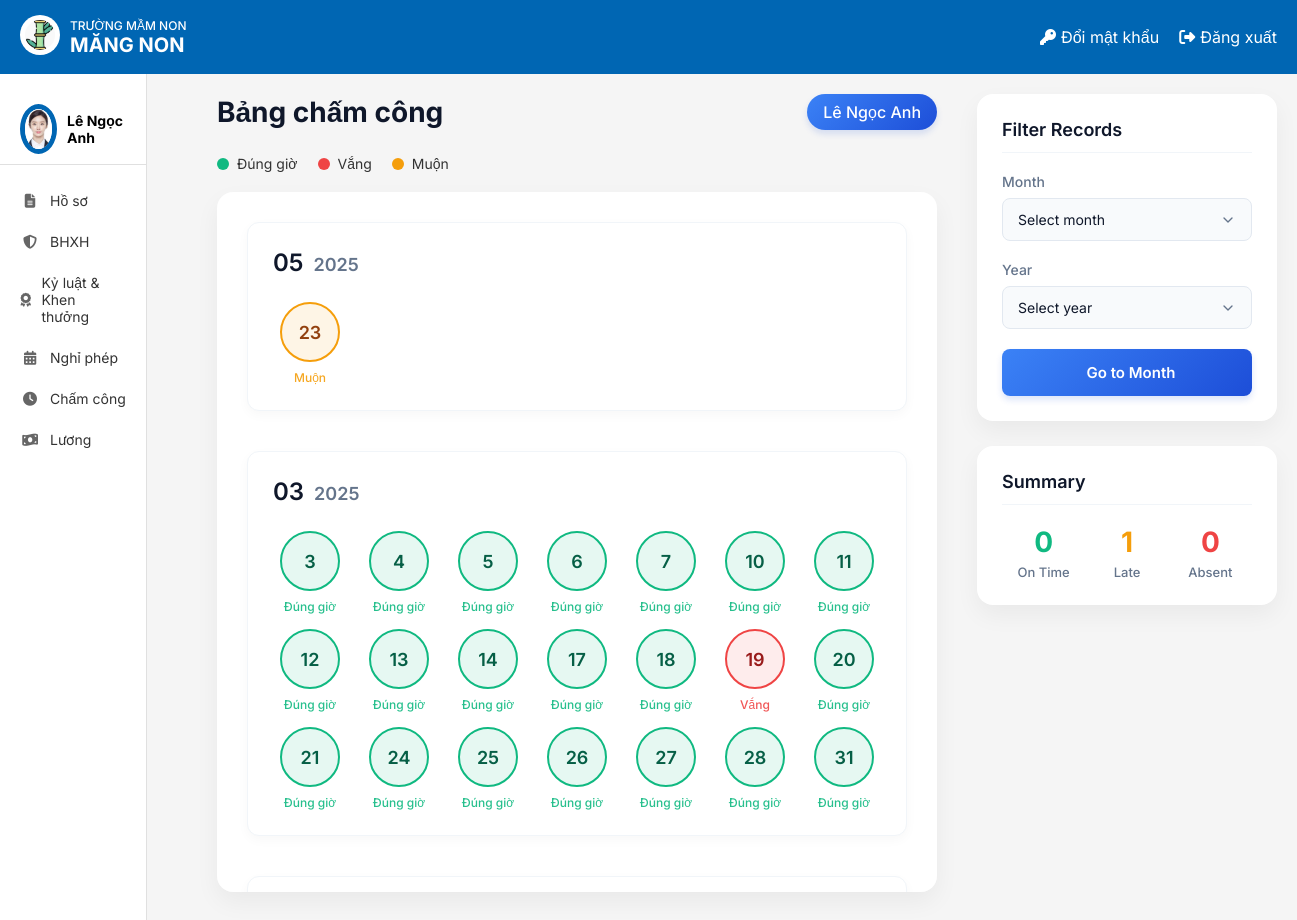
/chamcong/ (signed in), run on the app's committed database.
### HOME/models.py (models this page shows, shortened)
class NhanVien(models.Model):
 user = models.OneToOneField(User, on_delete=models.CASCADE, unique=True, null=False, related_name='nhanvien_home')
 ten_nv = models.CharField(max_length=100)
 anh_ca_nhan = models.ImageField(upload_to='nhanvien/', null=True, blank=True)
 gioi_tinh = models.CharField(max_length=10, choices=[('2', 'Nam'), ('1', 'Nữ')],default='1')
 ngay_sinh = models.DateField(null=True)
 vi_tri_cong_viec = models.CharField(max_length=100, blank=True, null=True)
 to_phong_ban = models.CharField(max_length=50, choices=TO_PHONG_BAN_CHOICES)
 trinh_do_hoc_van = models.CharField(max_length=50, choices=TRINH_DO_HOC_VAN_CHOICES)
 chuyen_nganh = models.CharField(max_length=100, null=True)
 noi_dao_tao = models.CharField(max_length=100)
 nam_tn = models.IntegerField(null=True)
 ngay_cap = models.DateField(null=True)
 noi_cap = models.CharField(max_length=100)
 dia_chi_tam_tru = models.TextField(null=True)
 chuc_vu = models.CharField(max_length=150, null=True)
 so_dien_thoai = models.CharField(
     max_length=10,
     unique=True)
 email = models.EmailField(unique=True, max_length=50, null=True)
 so_cccd = models.CharField(
     max_length=12,
     unique=True
 )
 phu_caps = models.ManyToManyField(PhuCap, through='PhuCapNhanVien',blank=True)
 class Meta:
     db_table = 'HOME_nhanvien'

class ChamCong(models.Model):
  TRANG_THAI_CHOICES = [
      (0, "Đúng giờ"),
      (1, "Nghỉ"),
      (2, "Muộn"),
  ]
  nhan_vien = models.ForeignKey(NhanVien, on_delete=models.CASCADE)
  gio_vao = models.TimeField(null=True, blank=True, verbose_name="Giờ Vào")
  gio_ra = models.TimeField(null=True, blank=True, verbose_name="Giờ Ra")
  ngay = models.IntegerField(verbose_name="Ngày")
  thang = models.IntegerField(verbose_name="Tháng")
  nam = models.IntegerField(verbose_name="Năm")
  trang_thai = models.IntegerField(choices=TRANG_THAI_CHOICES, verbose_name="Trạng Thái")
  class Meta:
      unique_together = ("nhan_vien", "ngay", "thang", "nam")  # Đảm bảo mỗi nhân viên chỉ có một bản ghi mỗi ngày
      ordering = ["nam", "thang", "ngay"]

### chamcong/views.py (the view, shortened to what this page needs)
# urls.py: path('chamcong/', views.cham_cong_view, name='cham_cong'),
@login_required
def cham_cong_view(request, nhanvien_id=None):
    current_user = get_object_or_404(NhanVien, user=request.user)
    if current_user.vi_tri_cong_viec == 'Nhân sự' and nhanvien_id:
        nhan_vien = get_object_or_404(NhanVien, id=nhanvien_id)
    else:
        nhan_vien = current_user
    cham_cong_data = ChamCong.objects.filter(nhan_vien=nhan_vien)
    cham_cong_theo_thang = {}
    all_months = set()
    all_years = set()
    for record in cham_cong_data:
        year = record.nam
        month = record.thang
        day = record.ngay
        year_month = f"{year}-{month:02d}"
        if year_month not in cham_cong_theo_thang:
            cham_cong_theo_thang[year_month] = {}
        cham_cong_theo_thang[year_month][day] = record
        all_months.add(month)
        all_years.add(year)
    sorted_cham_cong_theo_thang = sorted(
        cham_cong_theo_thang.items(),
        key=lambda x: (int(x[0].split('-')[0]), int(x[0].split('-')[1])),
        reverse=True
    )
    months = sorted(all_months)
    years = sorted(all_years)
    return render(request, 'ChamCong/cham_cong.html', {
        'is_super': current_user.vi_tri_cong_viec == 'Nhân sự',
        'nhan_vien_duoc_xem': nhan_vien,
        'nhan_vien' : current_user,
        'cham_cong_theo_thang': sorted_cham_cong_theo_thang,
        'months': months,
        'years': years
    })

### templates/ChamCong/cham_cong.html (shortened to what this page needs)
{% extends "home.html" %}
{% block page_background %}
<div class="attendance-page">
  {% load static %}
  <div class="container">
    <div class="calendar-column">
      <div class="header-section">
        <h2 class="header-title">Bảng chấm công</h2>
        <div class="employee-badge">
          <span class="employee-name">{{ nhan_vien_duoc_xem.ten_nv }}</span>
        </div>
      </div>
      <div class="status-legend">
        <div class="legend-item">
          <span class="legend-dot on-time"></span>
          <span>Đúng giờ</span>
        </div>
        <div class="legend-item">
          <span class="legend-dot absent"></span>
          <span>Vắng </span>
        </div>
        <div class="legend-item">
          <span class="legend-dot late"></span>
          <span>Muộn</span>
        </div>
      </div>
      <div class="calendar-wrapper">
        {% for year_month, days in cham_cong_theo_thang %}
          {% with year_month|slice:":4" as year %}
          {% with year_month|slice:"5:" as month %}
            <div id="thang_{{ year }}_{{ month }}" class="calendar-block">
              <h3 class="calendar-title">
                <span class="month">{{ month }}</span>
                <span class="year">{{ year }}</span>
              </h3>
              <div class="calendar">
                {% for day, record in days.items %}
                  <div class="day-container {% if record.trang_thai == 0 %}dung_gio{% elif record.trang_thai == 1 %}nghi{% elif record.trang_thai == 2 %}muon{% endif %}">
                    <div class="circle">{{ day }}</div>
                    <div class="status-label">
                      {% if record.trang_thai == 0 %}Đúng giờ{% elif record.trang_thai == 1 %}Vắng{% elif record.trang_thai == 2 %}Muộn{% endif %}
                    </div>
                  </div>
                {% endfor %}
              </div>
            </div>
          {% endwith %}
          {% endwith %}
        {% empty %}
          <div class="empty-state">
            <div class="empty-icon">📅</div>
            <p>No attendance data available.</p>
          </div>
        {% endfor %}
      </div>
    </div>
    <div class="filter-column">
      <div class="filter-card">
        <h3 class="filter-title">Filter Records</h3>
        <div class="filter-group">
          <label for="month_select">Month</label>
          <select id="month_select" class="filter-select">
            <option value="">Select month</option>
          </select>
        </div>
        <div class="filter-group">
          <label for="year_select">Year</label>
          <select id="year_select" class="filter-select">
            <option value="">Select year</option>
          </select>
        </div>
        <button onclick="scrollToMonthYear()" class="filter-button">
          <span>Go to Month</span>
        </button>
      </div>
      <div class="summary-card">
        <h3 class="summary-title">Summary</h3>
        <div class="summary-stats">
          <div class="stat-item">
            <div class="stat-value on-time">0</div>
            <div class="stat-label">On Time</div>
          </div>
          <div class="stat-item">
            <div class="stat-value late">0</div>
            <div class="stat-label">Late</div>
          </div>
          <div class="stat-item">
            <div class="stat-value absent">0</div>
            <div class="stat-label">Absent</div>
          </div>
        </div>
      </div>
    </div>
  </div>
</div>
<link rel="stylesheet" href="{% static 'css/cham_cong.css' %}">
{% endblock %}

### templates/home.html (shortened to what this page needs)
<!DOCTYPE html>
{% load static %}
<html lang="vi">
<head>
    <link rel="stylesheet" href="{% static 'css/style.css' %}">
    <link rel="stylesheet" href="https://cdnjs.cloudflare.com/ajax/libs/font-awesome/6.4.0/css/all.min.css">
</head>
<body>
    <div class="container">
        <header class="header">
            <div class="logo-container">
                <a href="{% url 'home' %}">
                    <img src="{% static 'images/logo.jpg' %}" alt="Logo" class="logo-img">
                </a>
                <div class="logo-text">
                    <div class="school-type">TRƯỜNG MẦM NON</div>
                    <div class="school-name"><b>MĂNG NON</b></div>
                </div>
            </div>
            <div class="header-actions">
                <a href="{% url 'change_password' %}" class="header-link">
                    <i class="fas fa-key"></i> Đổi mật khẩu
                </a>
                <a href="{% url 'logout' %}" class="header-link">
                    <i class="fas fa-sign-out-alt"></i> Đăng xuất
                </a>
            </div>
        </header>
        <div class="content">
            <aside class="sidebar">
                <div class="user-profile">
                    <div class="avatar_home">
                        <img src="{{ nhan_vien.anh_ca_nhan.url }}" alt="User Avatar">
                    </div>
                    <div class="user-info">
                        {% if request.user.is_authenticated %}
                            <div class="user-name">{{ nhan_vien.ten_nv }}</div>
                        {% endif %}
                    </div>
                </div>
                <nav class="sidebar-nav">
                    <a href="{% url 'Redirect_hoso_view' %}" class="nav-item"><i class="fas fa-file-alt"></i> Hồ sơ</a>
                    <a href="{% url 'redirectBHXH' %}" class="nav-item"><i class="fas fa-shield-alt"></i> BHXH</a>
                    <a href="{% url 'ky_luat_khen_thuong' %}" class="nav-item"><i class="fas fa-award"></i> Kỷ luật & Khen thưởng</a>
                    <a href="{% url 'DanhSachNP_redirect' %}" class="nav-item"><i class="fas fa-calendar-alt"></i> Nghỉ phép</a>
                    <a href="{% url 'cham_cong' %}" class="nav-item"><i class="fas fa-clock"></i> Chấm công</a>
                    <a href="{% url 'chuyen_huong_luong' %}" class="nav-item"><i class="fas fa-money-bill-wave"></i> Lương</a>
                </nav>
            </aside>
            {% block page_background %}{% endblock %}
        </div>
    </div>
</body>
</html>

### static/css/style.css (style rules this page uses)
* { margin: 0; padding: 0; box-sizing: border-box; font-family: 'Inter', sans-serif; }
body { background-color: #f5f5f5; }
.container { display: flex; flex-direction: column; min-height: 100vh; }
.header { background-color: #0066b3; color: white; padding: 15px 20px; display: flex; justify-content: space-between; align-items: center; }
.logo-container { display: flex; align-items: center; }
.logo-img { width: 40px; height: 40px; margin-right: 10px; background-color: white; border-radius: 50%; padding: 5px; }
.logo-text { display: flex; flex-direction: column; }
.school-type { font-size: 12px; font-weight: 500; }
.school-name { font-size: 20px; font-weight: bold; }
.header-actions { display: flex; gap: 20px; }
.header-link { color: white; text-decoration: none; display: flex; align-items: center; gap: 5px; }
.content { display: flex; flex: 1; }
.sidebar { width: 240px; background-color: white; border-right: 1px solid #e0e0e0; padding: 20px 0; }
.user-profile { display: flex; align-items: center; padding: 10px 20px; border-bottom: 1px solid #e0e0e0; margin-bottom: 15px; }
.avatar_home { width: 50px; height: 50px; border-radius: 50%; overflow: hidden; margin-right: 10px; border: 5px solid #0066b3; }
.avatar_home img { width: 100%; height: 100%; object-fit: cover; }
.user-info { display: flex; flex-direction: column; }
.user-name { font-weight: bold; font-size: 14px; }
.sidebar-nav { display: flex; flex-direction: column; }
.nav-item { padding: 12px 20px; color: #333; text-decoration: none; display: flex; align-items: center; gap: 10px; font-size: 14px; transition: background-color 0.2s; }
.nav-item i { width: 20px; text-align: center; color: #666; }

### data on the page
NhanVien: anh_ca_nhan (picture), ten_nv "Lê Ngọc Anh"
ChamCong: month "05", nam "2025", ngay "23", trang_thai "Muộn"
ChamCong: day "3", trang_thai "Đúng giờ"
ChamCong: ngay "4", trang_thai "Đúng giờ"
ChamCong: ngay "5", trang_thai "Đúng giờ"
ChamCong: ngay "6", trang_thai "Đúng giờ"
ChamCong: ngay "7", trang_thai "Đúng giờ"
ChamCong: ngay "10", trang_thai "Đúng giờ"
ChamCong: ngay "11", trang_thai "Đúng giờ"
ChamCong: ngay "12", trang_thai "Đúng giờ"
ChamCong: ngay "13", trang_thai "Đúng giờ"
ChamCong: ngay "14", trang_thai "Đúng giờ"
ChamCong: ngay "17", trang_thai "Đúng giờ"
ChamCong: ngay "18", trang_thai "Đúng giờ"
ChamCong: ngay "19", trang_thai "Vắng"
ChamCong: ngay "20", trang_thai "Đúng giờ"
ChamCong: ngay "21", trang_thai "Đúng giờ"
ChamCong: ngay "24", trang_thai "Đúng giờ"
ChamCong: ngay "25", trang_thai "Đúng giờ"
ChamCong: ngay "26", trang_thai "Đúng giờ"
ChamCong: ngay "27", trang_thai "Đúng giờ"
ChamCong: ngay "28", trang_thai "Đúng giờ"
ChamCong: ngay "31", trang_thai "Đúng giờ"

### other printed values
{{ month }} "03"
{{ year }} "2025"
